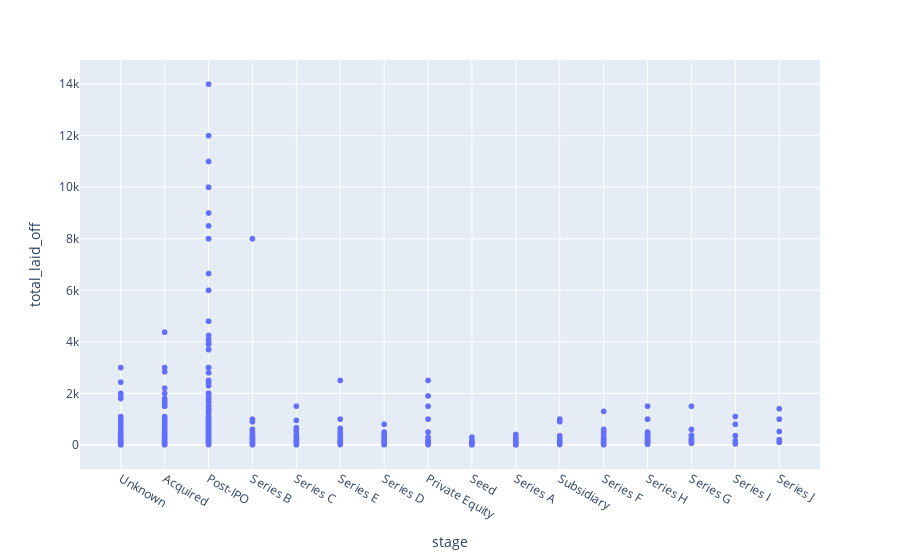

The code cell stored with this chart in its notebook:
### Markdown cell above
Key insights:
* ***Overall Trend:*** *The number of layoffs was relatively low and stable from early 2020 to late 2022. There was a significant surge in layoffs starting around January 2023, peaking around mid-2023, and then gradually declining throughout the rest of 2023 and into 2024.*
* ***Peak Period:*** *The period from January 2023 to mid-2023 saw an unprecedented spike in layoffs, with the total number exceeding 10,000 on several occasions.*
* ***Recent Decline:*** *Although layoffs remain higher than pre-2023 levels, there's a clear downward trend from mid-2023 onwards.*
* ***Variability:*** *While there's an overall trend, there's also considerable variability in the number of layoffs from one point to the next, suggesting that layoff events are often sporadic and influenced by various factors.*
* ***Economic Factors:*** *The surge in layoffs starting in 2023 could be attributed to various economic factors, such as rising interest rates, inflation, or a potential recession.*
* ***Industry-Specific Trends:*** *Certain industries might have been more prone to layoffs than others due to technological advancements, changes in consumer behavior, or other disruptive forces.*
* ***Global Events:*** *Global events like the ongoing conflict in Ukraine or lingering effects of the COVID-19 pandemic could have contributed to economic instability and subsequent layoffs.*

### Code cell
px.scatter(df_layoffs,y='total_laid_off',x='stage')

### Figure 1 — Plotly figure (JSON) as saved in the notebook; plotly's stock layout.template omitted (floating-point values rounded to 4 significant figures; data arrays with more than 128 entries replaced by an {"elided": "..."} marker saying what was removed)
{"data": [{"hovertemplate": "stage=%{x}<br>total_laid_off=%{y}<extra></extra>", "legendgroup": "", "marker": {"color": "#636efa", "symbol": "circle"}, "mode": "markers", "name": "", "showlegend": false, "type": "scattergl", "x": {"elided": "3568 str values"}, "xaxis": "x", "y": {"elided": "3568 int values"}, "yaxis": "y"}], "layout": {"legend": {"tracegroupgap": 0}, "margin": {"t": 60}, "xaxis": {"anchor": "y", "domain": [0, 1], "title": {"text": "stage"}}, "yaxis": {"anchor": "x", "domain": [0, 1], "title": {"text": "total_laid_off"}}}}
